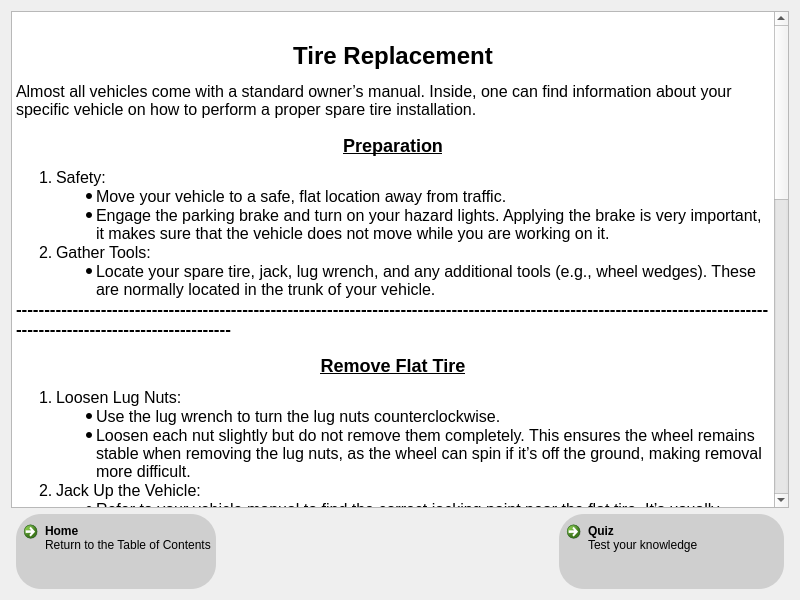
<?xml version="1.0" encoding="UTF-8"?>
<ui version="4.0">
 <class>spareTireInfoForm</class>
 <widget class="QWidget" name="spareTireInfoForm">
  <property name="geometry">
   <rect>
    <x>0</x>
    <y>0</y>
    <width>800</width>
    <height>600</height>
   </rect>
  </property>
  <property name="sizePolicy">
   <sizepolicy hsizetype="Expanding" vsizetype="Expanding">
    <horstretch>1</horstretch>
    <verstretch>1</verstretch>
   </sizepolicy>
  </property>
  <property name="minimumSize">
   <size>
    <width>800</width>
    <height>600</height>
   </size>
  </property>
  <property name="maximumSize">
   <size>
    <width>3840</width>
    <height>2160</height>
   </size>
  </property>
  <property name="windowTitle">
   <string>Form</string>
  </property>
  <layout class="QVBoxLayout" name="verticalLayout" stretch="1,0">
   <item>
    <widget class="QTextBrowser" name="textBrowser">
     <property name="sizePolicy">
      <sizepolicy hsizetype="Expanding" vsizetype="Expanding">
       <horstretch>1</horstretch>
       <verstretch>1</verstretch>
      </sizepolicy>
     </property>
     <property name="html">
      <string>&lt;!DOCTYPE HTML PUBLIC &quot;-//W3C//DTD HTML 4.0//EN&quot; &quot;http://www.w3.org/TR/REC-html40/strict.dtd&quot;&gt;
&lt;html&gt;&lt;head&gt;&lt;meta name=&quot;qrichtext&quot; content=&quot;1&quot; /&gt;&lt;meta charset=&quot;utf-8&quot; /&gt;&lt;style type=&quot;text/css&quot;&gt;
p, li { white-space: pre-wrap; }
hr { height: 1px; border-width: 0; }
li.unchecked::marker { content: &quot;\2610&quot;; }
li.checked::marker { content: &quot;\2612&quot;; }
&lt;/style&gt;&lt;/head&gt;&lt;body style=&quot; font-family:'.AppleSystemUIFont'; font-size:13pt; font-weight:400; font-style:normal;&quot;&gt;
&lt;p style=&quot;-qt-paragraph-type:empty; margin-top:0px; margin-bottom:0px; margin-left:0px; margin-right:0px; -qt-block-indent:0; text-indent:0px; font-family:'Arial'; font-size:9pt;&quot;&gt;&lt;br /&gt;&lt;/p&gt;
&lt;h1 align=&quot;center&quot; style=&quot; margin-top:12px; margin-bottom:12px; margin-left:0px; margin-right:0px; -qt-block-indent:0; text-indent:0px;&quot;&gt;&lt;span style=&quot; font-family:'Arial'; font-size:36pt; font-weight:700;&quot;&gt;Tire Replacement&lt;/span&gt;&lt;/h1&gt;
&lt;p align=&quot;center&quot; style=&quot; margin-top:12px; margin-bottom:12px; margin-left:0px; margin-right:0px; -qt-block-indent:0; text-indent:0px;&quot;&gt;&lt;img src=&quot;:/images/tire_replacement_info_1.png&quot; /&gt;&lt;/p&gt;
&lt;p style=&quot; margin-top:12px; margin-bottom:12px; margin-left:0px; margin-right:0px; -qt-block-indent:0; text-indent:0px;&quot;&gt;&lt;span style=&quot; font-family:'Arial'; font-size:12pt;&quot;&gt;Almost all vehicles come with a standard owner’s manual. Inside, one can find information about your specific vehicle on how to perform a proper spare tire installation.&lt;/span&gt;&lt;/p&gt;
&lt;h2 align=&quot;center&quot; style=&quot; margin-top:16px; margin-bottom:12px; margin-left:0px; margin-right:0px; -qt-block-indent:0; text-indent:0px;&quot;&gt;&lt;span style=&quot; font-family:'Arial'; font-size:16pt; font-weight:700; text-decoration: underline;&quot;&gt;Preparation&lt;/span&gt;&lt;/h2&gt;
&lt;ol style=&quot;margin-top: 0px; margin-bottom: 0px; margin-left: 0px; margin-right: 0px; -qt-list-indent: 1;&quot;&gt;
&lt;li style=&quot; font-family:'Arial'; font-size:12pt;&quot; style=&quot; margin-top:12px; margin-bottom:0px; margin-left:0px; margin-right:0px; -qt-block-indent:0; text-indent:0px;&quot;&gt;Safety:
&lt;ul style=&quot;margin-top: 0px; margin-bottom: 0px; margin-left: 0px; margin-right: 0px; -qt-list-indent: 2;&quot;&gt;
&lt;li style=&quot; font-family:'Arial'; font-size:12pt;&quot; style=&quot; margin-top:0px; margin-bottom:0px; margin-left:0px; margin-right:0px; -qt-block-indent:0; text-indent:0px;&quot;&gt;Move your vehicle to a safe, flat location away from traffic.&lt;/li&gt;
&lt;li style=&quot; font-family:'Arial'; font-size:12pt;&quot; style=&quot; margin-top:0px; margin-bottom:0px; margin-left:0px; margin-right:0px; -qt-block-indent:0; text-indent:0px;&quot;&gt;Engage the parking brake and turn on your hazard lights. Applying the brake is very important, it makes sure that the vehicle does not move while you are working on it.&lt;/li&gt;&lt;/ul&gt;&lt;/li&gt;
&lt;li style=&quot; font-family:'Arial'; font-size:12pt;&quot; style=&quot; margin-top:0px; margin-bottom:0px; margin-left:0px; margin-right:0px; -qt-block-indent:0; text-indent:0px;&quot;&gt;Gather Tools:
&lt;ul style=&quot;margin-top: 0px; margin-bottom: 0px; margin-left: 0px; margin-right: 0px; -qt-list-indent: 2;&quot;&gt;
&lt;li style=&quot; font-family:'Arial'; font-size:12pt;&quot; style=&quot; margin-top:0px; margin-bottom:0px; margin-left:0px; margin-right:0px; -qt-block-indent:0; text-indent:0px;&quot;&gt;Locate your spare tire, jack, lug wrench, and any additional tools (e.g., wheel wedges). These are normally located in the trunk of your vehicle.&lt;/li&gt;&lt;/ul&gt;&lt;/li&gt;&lt;/ol&gt;
&lt;p align=&quot;center&quot; style=&quot; margin-top:0px; margin-bottom:0px; margin-left:0px; margin-right:0px; -qt-block-indent:0; text-indent:0px;&quot;&gt;&lt;img src=&quot;:/images/tire_replacement_info_2.png&quot; /&gt;&lt;/p&gt;
&lt;p style=&quot; margin-top:0px; margin-bottom:0px; margin-left:0px; margin-right:0px; -qt-block-indent:0; text-indent:0px;&quot;&gt;&lt;span style=&quot; font-family:'Arial','sans-serif'; font-weight:700;&quot;&gt;---------------------------------------------------------------------------------------------------------------------------------------------------------------------------&lt;/span&gt;&lt;/p&gt;
&lt;h2 align=&quot;center&quot; style=&quot; margin-top:16px; margin-bottom:12px; margin-left:0px; margin-right:0px; -qt-block-indent:0; text-indent:0px;&quot;&gt;&lt;span style=&quot; font-family:'Arial'; font-size:16pt; font-weight:700; text-decoration: underline;&quot;&gt;Remove Flat Tire&lt;/span&gt;&lt;/h2&gt;
&lt;ol style=&quot;margin-top: 0px; margin-bottom: 0px; margin-left: 0px; margin-right: 0px; -qt-list-indent: 1;&quot;&gt;
&lt;li style=&quot; font-family:'Arial'; font-size:12pt;&quot; style=&quot; margin-top:12px; margin-bottom:0px; margin-left:0px; margin-right:0px; -qt-block-indent:0; text-indent:0px;&quot;&gt;Loosen Lug Nuts:
&lt;ul style=&quot;margin-top: 0px; margin-bottom: 0px; margin-left: 0px; margin-right: 0px; -qt-list-indent: 2;&quot;&gt;
&lt;li style=&quot; font-family:'Arial'; font-size:12pt;&quot; style=&quot; margin-top:0px; margin-bottom:0px; margin-left:0px; margin-right:0px; -qt-block-indent:0; text-indent:0px;&quot;&gt;Use the lug wrench to turn the lug nuts counterclockwise.&lt;/li&gt;
&lt;li style=&quot; font-family:'Arial'; font-size:12pt;&quot; style=&quot; margin-top:0px; margin-bottom:0px; margin-left:0px; margin-right:0px; -qt-block-indent:0; text-indent:0px;&quot;&gt;Loosen each nut slightly but do not remove them completely. This ensures the wheel remains stable when removing the lug nuts, as the wheel can spin if it’s off the ground, making removal more difficult.&lt;/li&gt;&lt;/ul&gt;&lt;/li&gt;
&lt;li style=&quot; font-family:'Arial'; font-size:12pt;&quot; style=&quot; margin-top:0px; margin-bottom:0px; margin-left:0px; margin-right:0px; -qt-block-indent:0; text-indent:0px;&quot;&gt;Jack Up the Vehicle:
&lt;ul style=&quot;margin-top: 0px; margin-bottom: 0px; margin-left: 0px; margin-right: 0px; -qt-list-indent: 2;&quot;&gt;
&lt;li style=&quot; font-family:'Arial'; font-size:12pt;&quot; style=&quot; margin-top:0px; margin-bottom:0px; margin-left:0px; margin-right:0px; -qt-block-indent:0; text-indent:0px;&quot;&gt;Refer to your vehicle manual to find the correct jacking point near the flat tire. It’s usually marked on the frame with a small triangle/arrow.&lt;/li&gt;
&lt;li style=&quot; font-family:'Arial'; font-size:12pt;&quot; style=&quot; margin-top:0px; margin-bottom:0px; margin-left:0px; margin-right:0px; -qt-block-indent:0; text-indent:0px;&quot;&gt;Use the jack, &lt;span style=&quot; font-weight:700;&quot;&gt; ON A FLAT SURFACE &lt;/span&gt;, to lift the vehicle until the flat tire is just off the ground.&lt;/li&gt;&lt;/ul&gt;&lt;/li&gt;
&lt;li style=&quot; font-family:'Arial'; font-size:12pt;&quot; style=&quot; margin-top:0px; margin-bottom:0px; margin-left:0px; margin-right:0px; -qt-block-indent:0; text-indent:0px;&quot;&gt;Remove the Flat Tire:
&lt;ul style=&quot;margin-top: 0px; margin-bottom: 0px; margin-left: 0px; margin-right: 0px; -qt-list-indent: 2;&quot;&gt;
&lt;li style=&quot; font-family:'Arial'; font-size:12pt;&quot; style=&quot; margin-top:0px; margin-bottom:0px; margin-left:0px; margin-right:0px; -qt-block-indent:0; text-indent:0px;&quot;&gt;Fully remove the loosened lug nuts and place them in a secure spot. &lt;span style=&quot; font-style:italic;&quot;&gt;If you own a European vehicle the lugnuts will have lug bolts. &lt;/span&gt;&lt;/li&gt;
&lt;li style=&quot; font-family:'Arial'; font-size:12pt;&quot; style=&quot; margin-top:0px; margin-bottom:0px; margin-left:0px; margin-right:0px; -qt-block-indent:0; text-indent:0px;&quot;&gt;Carefully pull the flat tire straight off the wheel bolts and lay it flat on the ground to avoid it rolling away.&lt;/li&gt;&lt;/ul&gt;&lt;/li&gt;&lt;/ol&gt;
&lt;p style=&quot;-qt-paragraph-type:empty; margin-top:0px; margin-bottom:0px; margin-left:0px; margin-right:0px; -qt-block-indent:0; text-indent:0px; font-family:'Arial'; font-size:12pt;&quot;&gt;&lt;br /&gt;&lt;/p&gt;
&lt;p style=&quot; margin-top:0px; margin-bottom:0px; margin-left:0px; margin-right:0px; -qt-block-indent:0; text-indent:0px;&quot;&gt;&lt;span style=&quot; font-family:'Arial','sans-serif'; font-weight:700;&quot;&gt;---------------------------------------------------------------------------------------------------------------------------------------------------------------------------&lt;/span&gt;&lt;/p&gt;
&lt;p align=&quot;center&quot; style=&quot; margin-top:16px; margin-bottom:12px; margin-left:0px; margin-right:0px; -qt-block-indent:0; text-indent:0px;&quot;&gt;&lt;span style=&quot; font-family:'Arial'; font-size:18pt; font-weight:700; text-decoration: underline;&quot;&gt;Install the Spare Tire&lt;/span&gt;&lt;/p&gt;
&lt;ol style=&quot;margin-top: 0px; margin-bottom: 0px; margin-left: 0px; margin-right: 0px; -qt-list-indent: 1;&quot;&gt;
&lt;li style=&quot; font-family:'Arial'; font-size:14pt;&quot; style=&quot; margin-top:12px; margin-bottom:0px; margin-left:0px; margin-right:0px; -qt-block-indent:0; text-indent:0px;&quot;&gt;&lt;span style=&quot; font-size:12pt;&quot;&gt;Align the Spare:&lt;/span&gt;
&lt;ul style=&quot;margin-top: 0px; margin-bottom: 0px; margin-left: 0px; margin-right: 0px; -qt-list-indent: 2;&quot;&gt;
&lt;li style=&quot; font-family:'Arial'; font-size:12pt;&quot; style=&quot; margin-top:0px; margin-bottom:0px; margin-left:0px; margin-right:0px; -qt-block-indent:0; text-indent:0px;&quot;&gt;Position the spare tire on the wheel bolts, ensuring it is aligned correctly.&lt;/li&gt;&lt;/ul&gt;&lt;/li&gt;
&lt;li style=&quot; font-family:'Arial'; font-size:12pt;&quot; style=&quot; margin-top:0px; margin-bottom:0px; margin-left:0px; margin-right:0px; -qt-block-indent:0; text-indent:0px;&quot;&gt;Hand-Tighten Lug Nuts:
&lt;ul style=&quot;margin-top: 0px; margin-bottom: 0px; margin-left: 0px; margin-right: 0px; -qt-list-indent: 2;&quot;&gt;
&lt;li style=&quot; font-family:'Arial'; font-size:12pt;&quot; style=&quot; margin-top:0px; margin-bottom:0px; margin-left:0px; margin-right:0px; -qt-block-indent:0; text-indent:0px;&quot;&gt;Replace the lug nuts and tighten them by hand in a crisscross pattern to ensure even pressure.&lt;/li&gt;&lt;/ul&gt;&lt;/li&gt;
&lt;li style=&quot; font-family:'Arial'; font-size:12pt;&quot; style=&quot; margin-top:0px; margin-bottom:0px; margin-left:0px; margin-right:0px; -qt-block-indent:0; text-indent:0px;&quot;&gt;Lower the Jack:
&lt;ul style=&quot;margin-top: 0px; margin-bottom: 0px; margin-left: 0px; margin-right: 0px; -qt-list-indent: 2;&quot;&gt;
&lt;li style=&quot; font-family:'Arial'; font-size:12pt;&quot; style=&quot; margin-top:0px; margin-bottom:0px; margin-left:0px; margin-right:0px; -qt-block-indent:0; text-indent:0px;&quot;&gt;Slowly lower the vehicle until the spare tire just touches the ground and the vehicle is stable.&lt;/li&gt;&lt;/ul&gt;&lt;/li&gt;
&lt;li style=&quot; font-family:'Arial'; font-size:12pt;&quot; style=&quot; margin-top:0px; margin-bottom:0px; margin-left:0px; margin-right:0px; -qt-block-indent:0; text-indent:0px;&quot;&gt;Tighten Lug Nuts:
&lt;ul style=&quot;margin-top: 0px; margin-bottom: 0px; margin-left: 0px; margin-right: 0px; -qt-list-indent: 2;&quot;&gt;
&lt;li style=&quot; font-family:'Arial'; font-size:12pt;&quot; style=&quot; margin-top:0px; margin-bottom:0px; margin-left:0px; margin-right:0px; -qt-block-indent:0; text-indent:0px;&quot;&gt;Use the lug wrench to tighten the lug nuts fully, again in a crisscross pattern.&lt;/li&gt;
&lt;li style=&quot; font-family:'Arial'; font-size:12pt;&quot; style=&quot; margin-top:0px; margin-bottom:0px; margin-left:0px; margin-right:0px; -qt-block-indent:0; text-indent:0px;&quot;&gt;Make sure to not over tighten the lug nuts as this can cause damage to the wheel bolts. A good rule of thumb is to tighten the lugnuts until you feel resistance, then do a half turn more.&lt;/li&gt;
&lt;li style=&quot; font-family:'Arial'; font-size:12pt;&quot; style=&quot; margin-top:0px; margin-bottom:0px; margin-left:0px; margin-right:0px; -qt-block-indent:0; text-indent:0px;&quot;&gt;All lug nuts should now be securely fastened to the vehicle.&lt;/li&gt;&lt;/ul&gt;&lt;/li&gt;&lt;/ol&gt;
&lt;p style=&quot;-qt-paragraph-type:empty; margin-top:0px; margin-bottom:0px; margin-left:0px; margin-right:0px; -qt-block-indent:0; text-indent:0px; font-family:'Arial'; font-size:12pt;&quot;&gt;&lt;br /&gt;&lt;/p&gt;
&lt;p style=&quot; margin-top:0px; margin-bottom:0px; margin-left:0px; margin-right:0px; -qt-block-indent:0; text-indent:0px;&quot;&gt;&lt;span style=&quot; font-family:'Arial','sans-serif'; font-weight:700;&quot;&gt;---------------------------------------------------------------------------------------------------------------------------------------------------------------------------&lt;/span&gt;&lt;/p&gt;
&lt;h2 align=&quot;center&quot; style=&quot; margin-top:16px; margin-bottom:12px; margin-left:0px; margin-right:0px; -qt-block-indent:0; text-indent:0px;&quot;&gt;&lt;span style=&quot; font-family:'Arial'; font-size:16pt; font-weight:700; text-decoration: underline;&quot;&gt;Clean Up&lt;/span&gt;&lt;/h2&gt;
&lt;ol style=&quot;margin-top: 0px; margin-bottom: 0px; margin-left: 0px; margin-right: 0px; -qt-list-indent: 1;&quot;&gt;
&lt;li style=&quot; font-family:'Arial'; font-size:12pt;&quot; style=&quot; margin-top:12px; margin-bottom:0px; margin-left:0px; margin-right:0px; -qt-block-indent:0; text-indent:0px;&quot;&gt;Stow Tools:
&lt;ul style=&quot;margin-top: 0px; margin-bottom: 0px; margin-left: 0px; margin-right: 0px; -qt-list-indent: 2;&quot;&gt;
&lt;li style=&quot; font-family:'Arial'; font-size:12pt;&quot; style=&quot; margin-top:0px; margin-bottom:0px; margin-left:0px; margin-right:0px; -qt-block-indent:0; text-indent:0px;&quot;&gt;Place the jack, lug wrench, and any additional tools used back in the vehicle's storage space.&lt;/li&gt;
&lt;li style=&quot; font-family:'Arial'; font-size:12pt;&quot; style=&quot; margin-top:0px; margin-bottom:0px; margin-left:0px; margin-right:0px; -qt-block-indent:0; text-indent:0px;&quot;&gt;Place flat tire securely in your vehicle.&lt;/li&gt;&lt;/ul&gt;&lt;/li&gt;&lt;/ol&gt;
&lt;p style=&quot;-qt-paragraph-type:empty; margin-top:0px; margin-bottom:0px; margin-left:0px; margin-right:0px; -qt-block-indent:0; text-indent:0px; font-family:'Arial'; font-size:12pt;&quot;&gt;&lt;br /&gt;&lt;/p&gt;
&lt;p style=&quot; margin-top:0px; margin-bottom:0px; margin-left:0px; margin-right:0px; -qt-block-indent:0; text-indent:0px;&quot;&gt;&lt;span style=&quot; font-family:'Arial','sans-serif'; font-weight:700;&quot;&gt;---------------------------------------------------------------------------------------------------------------------------------------------------------------------------&lt;/span&gt;&lt;/p&gt;
&lt;h2 align=&quot;center&quot; style=&quot; margin-top:16px; margin-bottom:12px; margin-left:0px; margin-right:0px; -qt-block-indent:0; text-indent:0px;&quot;&gt;&lt;span style=&quot; font-family:'Arial'; font-size:16pt; font-weight:700; text-decoration: underline;&quot;&gt;Drive Cautiously&lt;/span&gt;&lt;/h2&gt;
&lt;ol style=&quot;margin-top: 0px; margin-bottom: 0px; margin-left: 0px; margin-right: 0px; -qt-list-indent: 1;&quot;&gt;
&lt;li style=&quot; font-family:'Arial'; font-size:12pt;&quot; style=&quot; margin-top:12px; margin-bottom:0px; margin-left:0px; margin-right:0px; -qt-block-indent:0; text-indent:0px;&quot;&gt;Limit Speed:
&lt;ul style=&quot;margin-top: 0px; margin-bottom: 0px; margin-left: 0px; margin-right: 0px; -qt-list-indent: 2;&quot;&gt;
&lt;li style=&quot; font-family:'Arial'; font-size:12pt;&quot; style=&quot; margin-top:0px; margin-bottom:0px; margin-left:0px; margin-right:0px; -qt-block-indent:0; text-indent:0px;&quot;&gt;Most spare tires are not designed for high speeds or long distances.&lt;/li&gt;
&lt;li style=&quot; font-family:'Arial'; font-size:12pt;&quot; style=&quot; margin-top:0px; margin-bottom:0px; margin-left:0px; margin-right:0px; -qt-block-indent:0; text-indent:0px;&quot;&gt;Most are rated for no more than 50 mph. Drive cautiously to a repair shop to replace the flat tire.&lt;/li&gt;
&lt;li style=&quot; font-family:'Arial'; font-size:12pt;&quot; style=&quot; margin-top:0px; margin-bottom:0px; margin-left:0px; margin-right:0px; -qt-block-indent:0; text-indent:0px;&quot;&gt;&lt;span style=&quot; font-weight:700;&quot;&gt;Drive to the nearest tire shop!&lt;/span&gt;&lt;/li&gt;&lt;/ul&gt;&lt;/li&gt;&lt;/ol&gt;&lt;/body&gt;&lt;/html&gt;</string>
     </property>
    </widget>
   </item>
   <item>
    <layout class="QHBoxLayout" name="horizontalLayout_2" stretch="0,0,0">
     <property name="leftMargin">
      <number>5</number>
     </property>
     <property name="rightMargin">
      <number>5</number>
     </property>
     <item>
      <widget class="QCommandLinkButton" name="tableOfContentsButton">
       <property name="sizePolicy">
        <sizepolicy hsizetype="Fixed" vsizetype="Fixed">
         <horstretch>0</horstretch>
         <verstretch>0</verstretch>
        </sizepolicy>
       </property>
       <property name="minimumSize">
        <size>
         <width>200</width>
         <height>75</height>
        </size>
       </property>
       <property name="styleSheet">
        <string notr="true">background-color: rgb(207, 207, 207);
border-radius: 25%;</string>
       </property>
       <property name="text">
        <string>Home</string>
       </property>
       <property name="icon">
        <iconset theme="QIcon::ThemeIcon::GoHome"/>
       </property>
       <property name="description">
        <string>Return to the Table of Contents</string>
       </property>
      </widget>
     </item>
     <item>
      <spacer name="horizontalSpacer">
       <property name="orientation">
        <enum>Qt::Orientation::Horizontal</enum>
       </property>
       <property name="sizeHint" stdset="0">
        <size>
         <width>40</width>
         <height>20</height>
        </size>
       </property>
      </spacer>
     </item>
     <item>
      <widget class="QCommandLinkButton" name="spareTireQuizButton">
       <property name="sizePolicy">
        <sizepolicy hsizetype="Fixed" vsizetype="Fixed">
         <horstretch>0</horstretch>
         <verstretch>0</verstretch>
        </sizepolicy>
       </property>
       <property name="minimumSize">
        <size>
         <width>225</width>
         <height>75</height>
        </size>
       </property>
       <property name="maximumSize">
        <size>
         <width>225</width>
         <height>75</height>
        </size>
       </property>
       <property name="styleSheet">
        <string notr="true">background-color: rgb(207, 207, 207);
border-radius: 25%;</string>
       </property>
       <property name="text">
        <string>Quiz</string>
       </property>
       <property name="description">
        <string>Test your knowledge</string>
       </property>
      </widget>
     </item>
    </layout>
   </item>
  </layout>
 </widget>
 <resources/>
 <connections/>
</ui>
